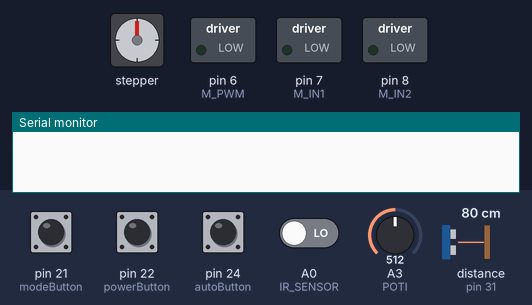
A sketch run on a simulated Arduino Mega 2560, built with avr-gcc and run on an emulated ATmega2560. On the bench: stepper motor, switched loads named in the sketch (green lamp = pin HIGH), the last lines printed to the serial monitor. Dashed ring = blinking. Inputs (shaded band) come from the test bench; at power-on: pin 21 (modeButton), pin 22 (powerButton), pin 24 (autoButton) HIGH, A0 (IR_SENSOR) LOW, distance to the obstacle (sensor on pin 31) 80 cm, A3 (POTI) = 512. The echo pulse lasts 58.3 µs per cm; stepper angles assume 2048 steps per turn; pins used as bus, display or sensor lines are not drawn.

Above: at 1.2 s.
1.3 s: pin 22 (powerButton) pulled LOW for 0.15 s
At 2.3 s:
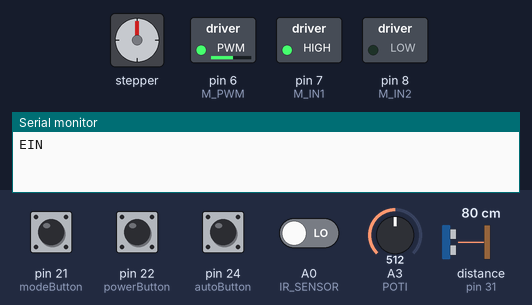
3.0 s: A0 (IR_SENSOR) driven HIGH
At 3.18 s:
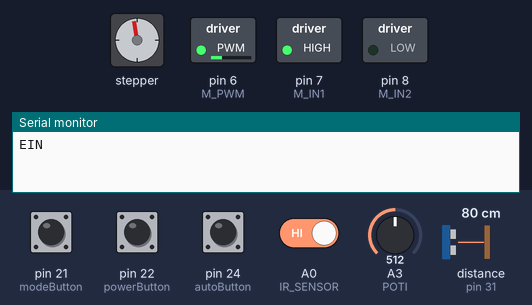
6.0 s: pin 21 (modeButton) pulled LOW for 0.15 s
At 7.0 s:
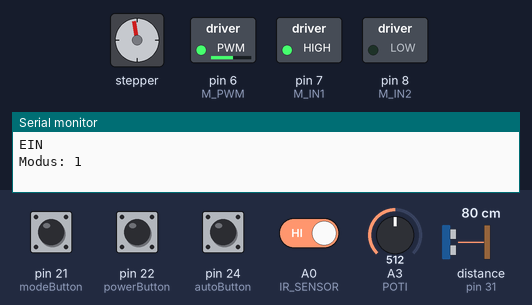
7.8 s: distance to the obstacle (sensor on pin 31) set to 20 cm
9.3 s: distance to the obstacle (sensor on pin 31) set to 16 cm
At 10.2 s:
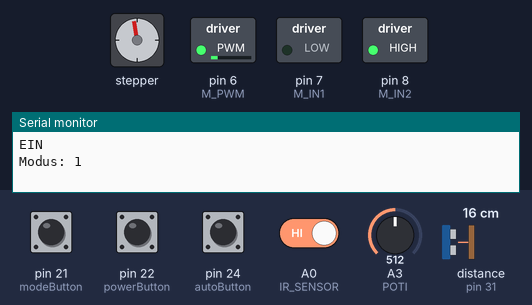
12.3 s: distance to the obstacle (sensor on pin 31) set to 35 cm
At 13.5 s:
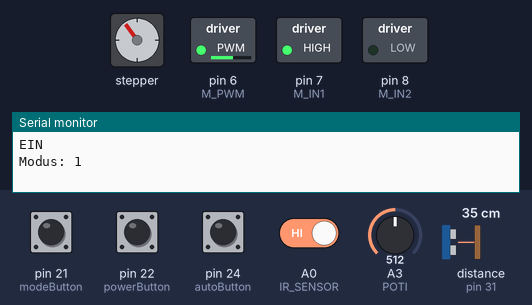
Timing chart, 0 to 15.3 s (numbered marks = the images above; inputs shaded):
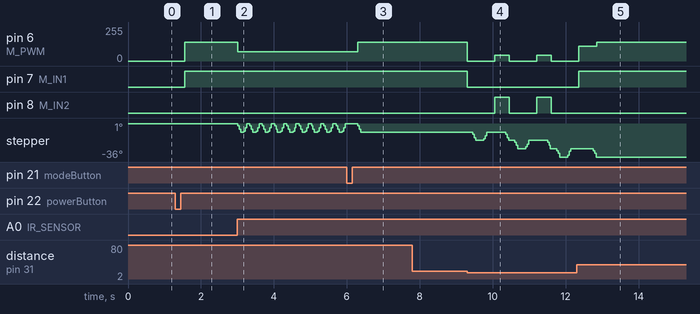

The sketch:

test_gsmt.ino
```cpp
//Konstanten/Variabeln
#include <Stepper.h> // Bibliothek für 28BYJ-48 Stepper verwenden

// ------------------------
// Stepper Setup
// ------------------------
const int STEPS_PER_REV = 2048; // Anzahl Schritte pro Umdrehung des Motors
Stepper steeringStepper(STEPS_PER_REV, 2, 4, 3, 5); // Stepper an Pins IN1-IN3-IN2-IN4

int currentAngle = 90; // Aktueller Lenk-Winkel (Start in der Mitte)
const int MAX_LEFT = 60; // Maximale Lenkung links
const int MAX_RIGHT = 120; // Maximale Lenkung rechts

// ------------------------
// Motor Pins (L298N H-Bridge)
// ------------------------
int M_IN1 = 7; // Motor Richtungspin 1
int M_IN2 = 8; // Motor Richtungspin 2
int M_PWM = 6; // Motor PWM-Geschwindigkeit

// ------------------------
// IR-Sensor (1 Sensor)
// ------------------------
const int IR_SENSOR = A0; // Analogpin A0 für Linien-Sensor

// ------------------------
// Potentiometer
// ------------------------
const int POTI = A3; // Drehpoti für Geschwindigkeit

// ------------------------
// Buttons
// ------------------------
const int powerButton = 22; // Power On/Off-Taster (mit Pullup)
const int modeButton = 21; // Modus-Taster
const int autoButton = 24; // Autonom-Modus Sofort-Taster

// ------------------------
// Ultraschall (1 Sensor)
// ------------------------
const int trig = 30; // Trig-Pin für HC-SR04
const int echo = 31; // Echo-Pin für HC-SR04

// ------------------------
// STATES
// ------------------------
bool autoOn = false; // Merkt ob System an/aus ist
bool lastPower = HIGH; // Letzter Status Power-Button
bool lastMode = HIGH; // Letzter Status Mode-Button
bool lastAuto = HIGH; // Letzter Status Autobutton

int mode = 0; // 0=Linie, 1=Autonom, 2=Vorsichtig


//--------------------------------------------------------------------
// MOTOR (L298N H-Bridge)
//--------------------------------------------------------------------
void motor(int speed) {
speed = constrain(speed, -255, 255); // Geschwindigkeit begrenzen

if (speed > 0) { // Vorwärtsfahrt
digitalWrite(M_IN1, HIGH); // Richtung vorwärts
digitalWrite(M_IN2, LOW);
analogWrite(M_PWM, speed); // PWM-Speed setzen
}
else if (speed < 0) { // Rückwärtsfahrt
digitalWrite(M_IN1, LOW);
digitalWrite(M_IN2, HIGH); // Richtung rückwärts
analogWrite(M_PWM, -speed); // Geschwindigkeit positiv machen
}
else { // Speed == 0 → Motor stoppen
digitalWrite(M_IN1, LOW);
digitalWrite(M_IN2, LOW); // Beide LOW = Kein Drehen
analogWrite(M_PWM, 0); // PWM = 0 = Motor off
}
}

void stopAll() {
motor(0); // Hilfsfunktion: Motor komplett stoppen
}

//--------------------------------------------------------------------
// Ultraschall (verbesserte Timeout-Behandlung)
//--------------------------------------------------------------------
long getDist() {
digitalWrite(trig, LOW); // Ultraschall Trigger resetten
delayMicroseconds(2);
digitalWrite(trig, HIGH); // Trigger senden
delayMicroseconds(10);
digitalWrite(trig, LOW);

long dur = pulseIn(echo, HIGH, 30000UL); // Warte auf Echo (max 30ms)

if (dur == 0) return 300; // Timeout → max. Distanz zurückgeben

long dist = dur * 0.0343 / 2; // Mikrosekunden in cm umrechnen
return constrain(dist, 2, 300); // Rauschen vermeiden
}

//--------------------------------------------------------------------
// Stepper Steering
//--------------------------------------------------------------------
void setSteering(int angle) {
angle = constrain(angle, MAX_LEFT, MAX_RIGHT); // Begrenzen auf erlaubte Lenkung

int diff = angle - currentAngle; // Unterschied zum aktuellen Winkel
if (diff == 0) return; // Keine Änderung → Ende

int steps = abs(diff) * (STEPS_PER_REV / 360.0); // Winkel in Steps berechnen
steps = constrain(steps, 1, 50); // Max. 50 Steps pro Aufruf (Smooth)

if (diff > 0) steeringStepper.step(steps); // Nach rechts lenken
else steeringStepper.step(-steps); // Nach links lenken

currentAngle = angle; // Neuen Winkel speichern
}

//--------------------------------------------------------------------
// SETUP
//--------------------------------------------------------------------
void setup() {
Serial.begin(9600); // Serielle Ausgabe starten

pinMode(IR_SENSOR, INPUT); // IR-Sensor Eingang
pinMode(POTI, INPUT); // Potentiometer Eingang

pinMode(powerButton, INPUT_PULLUP); // Buttons mit Pullup
pinMode(modeButton, INPUT_PULLUP);
pinMode(autoButton, INPUT_PULLUP);

pinMode(M_IN1, OUTPUT); // Motor Pins als Output
pinMode(M_IN2, OUTPUT);
pinMode(M_PWM, OUTPUT);

pinMode(trig, OUTPUT); // Ultraschall Trigger
pinMode(echo, INPUT); // Ultraschall Echo

steeringStepper.setSpeed(15); // Stepper Speed (RPM)
setSteering(90); // Start in Mitte
}

//--------------------------------------------------------------------
// LOOP
//--------------------------------------------------------------------
void loop() {

// ---------- BUTTONS ----------
bool p = digitalRead(powerButton); // Power Button lesen
if (p == LOW && lastPower == HIGH) { // Flanken-Erkennung
autoOn = !autoOn; // Toggle On/Off
Serial.println(autoOn ? "EIN" : "AUS");
delay(250); // Debounce
}
lastPower = p;

bool m = digitalRead(modeButton);
if (m == LOW && lastMode == HIGH) {
mode = (mode + 1) % 3; // Modi durchschalten
Serial.print("Modus: ");
Serial.println(mode);
delay(250);
}
lastMode = m;

bool a = digitalRead(autoButton);
if (a == LOW && lastAuto == HIGH) {
mode = 1; // Direkt in Autonom-Modus
Serial.println("Autonom!");
delay(250);
}
lastAuto = a;

// ---------- Wenn AUS ----------
if (!autoOn) { // Wenn Power OFF
stopAll(); // Motor stoppen
setSteering(90); // Lenkung zentrieren
delay(50);
return;
}

// ---------- Geschwindigkeit über Poti ----------
int potiVal = analogRead(POTI); // Poti lesen (0–1023)
int baseSpeed = map(potiVal, 0, 1023, 80, 200); // Geschwindigkeit skalieren


//--------------------------------------------------------------------
// MODE 0 – LINE FOLLOWER
//--------------------------------------------------------------------
if (mode == 0) {
int S = digitalRead(IR_SENSOR); // Linie erkannt? (0=Linie, 1=weiß)

if (S == 0) { // Linie direkt drunter
motor(baseSpeed);
setSteering(90);
}
else { // Linie verloren
motor(baseSpeed * 0.5); // Langsamer suchen
static bool left = true;

if (left) setSteering(75); // Links suchen
else setSteering(105); // Rechts suchen

left = !left; // Richtungswechsel
delay(50);
}
}

//--------------------------------------------------------------------
// MODE 1 – AUTONOM
//--------------------------------------------------------------------
else if (mode == 1) {
long dist = getDist(); // Entfernung messen

if (dist < 18) { // Sehr nah → ausweichen
stopAll();
delay(150);

setSteering(65); // Links checken
delay(200);
long leftDist = getDist();

setSteering(115); // Rechts checken
delay(200);
long rightDist = getDist();

if (leftDist > rightDist && leftDist > 25) {
setSteering(65); // Links frei
motor(baseSpeed * 0.8);
delay(400);
}
else if (rightDist > 25) {
setSteering(115); // Rechts frei
motor(baseSpeed * 0.8);
delay(400);
}
else {
motor(-baseSpeed * 0.3); // Rückwärts wenn beide blockiert
delay(300);
}

setSteering(90); // Zurück in Mitte
return;
}

motor(baseSpeed); // Geradeaus weiter
setSteering(90);
}

//--------------------------------------------------------------------
// MODE 2 – VORSICHTIG
//--------------------------------------------------------------------
else if (mode == 2) {
long dist = getDist(); // Entfernung messen
int slowSpeed = baseSpeed * 0.35; // Sehr reduziert fahren

if (dist < 25) {
stopAll(); // Sofort stoppen
setSteering(90);
}
else if (dist < 45) {
motor(slowSpeed * 0.7); // Sehr langsam
setSteering(90);
}
else {
motor(slowSpeed); // Normal langsam
setSteering(90);
}
}

delay(20); // Stabiler Loop
}
```

Measured:
- the behaviour switches between 19 and 18 cm on distance to the obstacle (sensor on pin 31) (found by bisection; images 3 and 4)
- after the input at 1.3 s, pin 6 (M_PWM): 0/255 → 140/255 after 0.25 s; pin 7 (M_IN1): LOW → HIGH after 0.25 s
- after the input at 3.0 s, pin 6 (M_PWM): 140/255 → 70/255 at once; stepper: 0° → -2° at once, then repeats every 0.34 s: -6° 0.04 s, -9° 0.09 s, -8° 0.04 s, -4° 0.04 s, 0° 0.09 s, -2° 0.04 s
- after the input at 6.0 s, pin 6 (M_PWM): 70/255 → 140/255 after 0.30 s
- after the input at 7.8 s, every drawn part: stays the same
- after the input at 9.3 s, pin 6 (M_PWM): alternates 42/255 for 0.40 s and 0/255 for 0.75 s, starting at once; pin 7 (M_IN1): HIGH → LOW at once
- after the input at 12.3 s, pin 7 (M_IN1): LOW → HIGH after 0.06 s; pin 8 (M_IN2): stops changing and stays LOW
